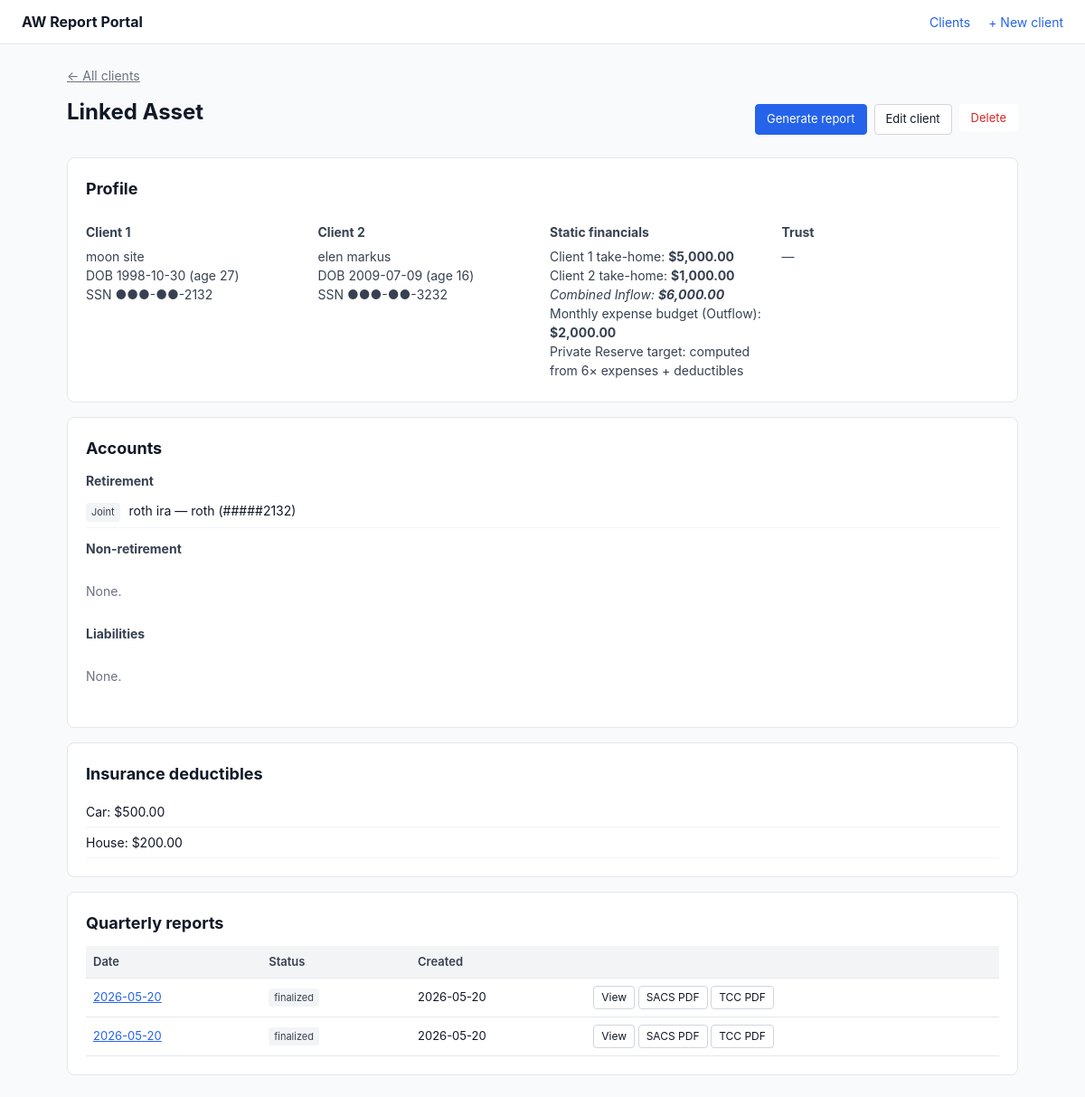
The app's page /clients/2 with its own data.
### tables this page shows
CREATE TABLE clients (
    id INTEGER PRIMARY KEY AUTOINCREMENT,
    label TEXT NOT NULL,
    is_married INTEGER NOT NULL DEFAULT 0,

    client1_name TEXT NOT NULL,
    client1_dob TEXT NOT NULL,
    client1_ssn_last4 TEXT,

    client2_name TEXT,
    client2_dob TEXT,
    client2_ssn_last4 TEXT,

    monthly_salary REAL NOT NULL DEFAULT 0,
    client1_salary REAL NOT NULL DEFAULT 0,
    client2_salary REAL NOT NULL DEFAULT 0,
    monthly_expense_budget REAL NOT NULL DEFAULT 0,
    private_reserve_target_override REAL,

    trust_property_address TEXT,

    created_at TEXT DEFAULT CURRENT_TIMESTAMP,
    updated_at TEXT DEFAULT CURRENT_TIMESTAMP
);

CREATE TABLE accounts (
    id INTEGER PRIMARY KEY AUTOINCREMENT,
    client_id INTEGER NOT NULL,
    category TEXT NOT NULL CHECK (category IN ('retirement', 'non_retirement', 'liability')),
    owner TEXT NOT NULL CHECK (owner IN ('client1', 'client2', 'joint')),
    account_type TEXT NOT NULL,
    nickname TEXT,
    account_number_last4 TEXT,
    interest_rate REAL,
    institution TEXT,
    is_investment INTEGER NOT NULL DEFAULT 0,
    sort_order INTEGER NOT NULL DEFAULT 0,
    FOREIGN KEY (client_id) REFERENCES clients(id) ON DELETE CASCADE
);

CREATE TABLE insurance_deductibles (
    id INTEGER PRIMARY KEY AUTOINCREMENT,
    client_id INTEGER NOT NULL,
    label TEXT NOT NULL,
    amount REAL NOT NULL DEFAULT 0,
    FOREIGN KEY (client_id) REFERENCES clients(id) ON DELETE CASCADE
);

CREATE TABLE reports (
    id INTEGER PRIMARY KEY AUTOINCREMENT,
    client_id INTEGER NOT NULL,
    report_date TEXT NOT NULL,
    inflow_monthly REAL,
    outflow_monthly REAL,
    private_reserve_balance REAL,
    investment_account_balance REAL,
    trust_zillow_value REAL,
    status TEXT NOT NULL DEFAULT 'draft' CHECK (status IN ('draft', 'finalized')),
    created_at TEXT DEFAULT CURRENT_TIMESTAMP,
    finalized_at TEXT,
    FOREIGN KEY (client_id) REFERENCES clients(id) ON DELETE CASCADE
);

### app.py (the view)
    @app.route("/clients/<int:client_id>")
    def client_detail(client_id):
        client = get_client_or_404(client_id)
        accounts = get_accounts(client_id)
        deductibles = get_deductibles(client_id)
        reports = get_reports(client_id)
        return render_template(
            "client_detail.html",
            client=client,
            accounts=accounts,
            deductibles=deductibles,
            reports=reports,
            calc_age=calc_age,
        )

### app.py (called while the page is built)
def get_client_or_404(client_id: int):
    c = dbmod.query("SELECT * FROM clients WHERE id = ?", (client_id,), one=True)
    if not c:
        abort(404)
    return c

def get_accounts(client_id: int):
    return dbmod.query(
        "SELECT * FROM accounts WHERE client_id = ? ORDER BY category, owner, sort_order, id",
        (client_id,),
    )

def get_deductibles(client_id: int):
    return dbmod.query(
        "SELECT * FROM insurance_deductibles WHERE client_id = ? ORDER BY id",
        (client_id,),
    )

def get_reports(client_id: int):
    return dbmod.query(
        "SELECT * FROM reports WHERE client_id = ? ORDER BY report_date DESC, id DESC",
        (client_id,),
    )

### calculations.py (called while the page is built)
def calc_age(dob_iso: str, as_of_iso: str | None = None) -> int | None:
    from datetime import date
    if not dob_iso:
        return None
    try:
        dob = date.fromisoformat(dob_iso)
    except ValueError:
        return None
    today = date.fromisoformat(as_of_iso) if as_of_iso else date.today()
    return today.year - dob.year - ((today.month, today.day) < (dob.month, dob.day))

### db.py (called while the page is built)
def get_db():
    if "db" not in g:
        g.db = sqlite3.connect(current_app.config["DATABASE_PATH"])
        g.db.row_factory = sqlite3.Row
        g.db.execute("PRAGMA foreign_keys = ON")
    return g.db

def query(sql: str, args: tuple = (), one: bool = False):
    cur = get_db().execute(sql, args)
    rows = cur.fetchall()
    cur.close()
    return (rows[0] if rows else None) if one else rows

### templates/client_detail.html (shortened to what this page needs)
{% extends "base.html" %}
{% block content %}
<div class="breadcrumb"><a href="{{ url_for('index') }}">← All clients</a></div>
<div class="page-head">
  <h1>{{ client.label }}</h1>
  <div class="page-head-actions">
    <a class="btn primary" href="{{ url_for('report_new', client_id=client.id) }}">Generate report</a>
    <a class="btn" href="{{ url_for('client_edit', client_id=client.id) }}">Edit client</a>
    <form method="post" action="{{ url_for('client_delete', client_id=client.id) }}" style="display:inline"
          onsubmit="return confirm('Delete this client and all their reports?')">
      <button class="btn danger ghost" type="submit">Delete</button>
    </form>
  </div>
</div>
<section class="card">
  <h2>Profile</h2>
  <div class="profile-grid">
    <div>
      <h3>Client 1</h3>
      <p>{{ client.client1_name }}<br>
         DOB {{ client.client1_dob }} (age {{ calc_age(client.client1_dob) }})<br>
         SSN ●●●-●●-{{ client.client1_ssn_last4 or '____' }}</p>
    </div>
    {% if client.is_married %}
    <div>
      <h3>Client 2</h3>
      <p>{{ client.client2_name }}<br>
         DOB {{ client.client2_dob }} (age {{ calc_age(client.client2_dob) }})<br>
         SSN ●●●-●●-{{ client.client2_ssn_last4 or '____' }}</p>
    </div>
    {% endif %}
    <div>
      <h3>Static financials</h3>
      <p>Client 1 take-home: <strong>{{ client.client1_salary | usd }}</strong><br>
         {% if client.is_married %}Client 2 take-home: <strong>{{ client.client2_salary | usd }}</strong><br>{% endif %}
         <em>Combined Inflow: <strong>{{ client.monthly_salary | usd }}</strong></em><br>
         Monthly expense budget (Outflow): <strong>{{ client.monthly_expense_budget | usd }}</strong><br>
         Private Reserve target:
         {% if client.private_reserve_target_override %}<strong>{{ client.private_reserve_target_override | usd }}</strong> (override){% else %}
           computed from 6× expenses + deductibles
         {% endif %}
      </p>
    </div>
    <div>
      <h3>Trust</h3>
      <p>{{ client.trust_property_address or "—" }}</p>
    </div>
  </div>
</section>
<section class="card">
  <h2>Accounts</h2>
  {% set retirement = accounts | selectattr('category', 'equalto', 'retirement') | list %}
  {% set non_retirement = accounts | selectattr('category', 'equalto', 'non_retirement') | list %}
  {% set liabilities = accounts | selectattr('category', 'equalto', 'liability') | list %}
  <h3>Retirement</h3>
  {% if not retirement %}<p class="empty">None.</p>{% else %}
  <ul class="account-list">
    {% for a in retirement %}
      <li><span class="badge">{{ a.owner | replace('client','Client ') | title }}</span>
          {{ a.account_type }}{% if a.nickname %} — {{ a.nickname }}{% endif %}
          {% if a.account_number_last4 %} (#####{{ a.account_number_last4 }}){% endif %}</li>
    {% endfor %}
  </ul>
  {% endif %}
  <h3>Non-retirement</h3>
  {% if not non_retirement %}<p class="empty">None.</p>{% endif %}
  <h3>Liabilities</h3>
  {% if not liabilities %}<p class="empty">None.</p>{% endif %}
</section>
<section class="card">
  <h2>Insurance deductibles</h2>
  {% if not deductibles %}<p class="empty">None.</p>{% else %}
  <ul class="account-list">
    {% for d in deductibles %}<li>{{ d.label }}: {{ d.amount | usd }}</li>{% endfor %}
  </ul>
  {% endif %}
</section>
<section class="card">
  <h2>Quarterly reports</h2>
  {% if not reports %}<p class="empty">No reports yet. <a href="{{ url_for('report_new', client_id=client.id) }}">Generate the first one →</a></p>
  {% else %}
  <table class="data">
    <thead><tr><th>Date</th><th>Status</th><th>Created</th><th></th></tr></thead>
    <tbody>
      {% for r in reports %}
        <tr>
          <td><a href="{{ url_for('report_view', report_id=r.id) }}">{{ r.report_date }}</a></td>
          <td><span class="badge">{{ r.status }}</span></td>
          <td>{{ r.created_at[:10] if r.created_at else '' }}</td>
          <td>
            <a class="btn small" href="{{ url_for('report_view', report_id=r.id) }}">View</a>
            <a class="btn small" href="{{ url_for('report_pdf', report_id=r.id, kind='sacs') }}">SACS PDF</a>
            <a class="btn small" href="{{ url_for('report_pdf', report_id=r.id, kind='tcc') }}">TCC PDF</a>
          </td>
        </tr>
      {% endfor %}
    </tbody>
  </table>
  {% endif %}
</section>
{% endblock %}

### static/style.css (style rules this page uses)
:root { --blue: #2563eb; --blue-dark: #1d4ed8; --green: #16a34a; --red: #dc2626; --gray-50: #f9fafb; --gray-100: #f3f4f6; --gray-200: #e5e7eb; --gray-300: #d1d5db; --gray-500: #6b7280; --gray-700: #374151; --gray-900: #111827; }
* { box-sizing: border-box; }
body { margin: 0; font-family: -apple-system, system-ui, "Segoe UI", Roboto, sans-serif; color: var(--gray-900); background: var(--gray-50); font-size: 14px; line-height: 1.5; }
a { color: var(--blue); }
.breadcrumb { margin-bottom: 12px; color: var(--gray-500); }
.breadcrumb a { color: var(--gray-500); }
h1 { font-size: 24px; margin: 0 0 16px; }
h2 { font-size: 18px; margin: 0 0 12px; }
h3 { font-size: 14px; margin: 12px 0 6px; color: var(--gray-700); }
.empty { color: var(--gray-500); padding: 12px 0; }
.page-head { display: flex; justify-content: space-between; align-items: center; margin-bottom: 16px; }
.page-head-actions { display: flex; gap: 8px; }
.card { background: white; border: 1px solid var(--gray-200); border-radius: 8px; padding: 20px; margin-bottom: 16px; }
.profile-grid { display: grid; grid-template-columns: repeat(auto-fit, minmax(220px, 1fr)); gap: 16px; }
.profile-grid p { margin: 4px 0; color: var(--gray-700); }
table.data, table.accounts, table.deductibles, table.balances { width: 100%; border-collapse: collapse; }
table.data th, table.data td, table.balances th, table.balances td, table.accounts th, table.accounts td, table.deductibles th, table.deductibles td { text-align: left; padding: 8px; border-bottom: 1px solid var(--gray-200); font-size: 13px; }
table.data th, table.balances th, table.accounts th, table.deductibles th { background: var(--gray-100); font-weight: 600; color: var(--gray-700); }
.account-list { list-style: none; padding: 0; margin: 0; }
.account-list li { padding: 6px 0; border-bottom: 1px solid var(--gray-100); }
.badge { display: inline-block; padding: 2px 6px; background: var(--gray-100); color: var(--gray-700); border-radius: 4px; font-size: 11px; margin-right: 6px; }
.btn { display: inline-block; padding: 6px 12px; border: 1px solid var(--gray-300); border-radius: 4px; background: white; color: var(--gray-900); text-decoration: none; cursor: pointer; font-size: 13px; font-family: inherit; }
.btn.primary { background: var(--blue); border-color: var(--blue); color: white; }
.btn.danger { color: var(--red); border-color: var(--red); }
.btn.danger.ghost { background: white; }
.btn.ghost { background: transparent; border-color: transparent; }
.btn.small { padding: 3px 8px; font-size: 12px; }

### records on screen
clients: label "Linked Asset", client1_name "moon site", client1_dob "1998-10-30", client1_dob "27", client1_ssn_last4 "2132", client2_name "elen markus", client2_dob "2009-07-09", client2_dob "16", client2_ssn_last4 "3232", client1_salary "$5,000.00", client2_salary "$1,000.00", monthly_salary "$6,000.00", monthly_expense_budget "$2,000.00"
accounts: owner "Joint", account_type "roth ira", nickname "roth", account_number_last4 "2132"
insurance_deductibles: label "Car", amount "$500.00"
insurance_deductibles: label "House", amount "$200.00"
reports: report_date "2026-05-20", status "finalized", created_at "2026-05-20"
reports: report_date "2026-05-20", status "finalized", created_at "2026-05-20"

### other values on screen
{{ client.trust_property_address or "—" }} "—"
